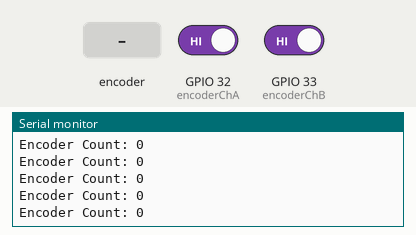
This sketch was run on a simulated ESP32. On the bench: the last lines printed to the serial monitor. The inputs (shaded band) are chosen by the test bench; at power-on: GPIO 32 (encoderChA) HIGH, GPIO 33 (encoderChB) HIGH.

Above: at 1.2 s.
1.3 s: rotary encoder on GPIO 32 (encoderChA) / GPIO 33 (encoderChB) turned 1 step (first pin leading)
At 2.4 s:
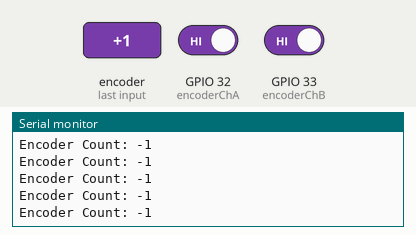
3.0 s: rotary encoder on GPIO 32 (encoderChA) / GPIO 33 (encoderChB) turned 1 step (first pin leading)
At 3.8 s:
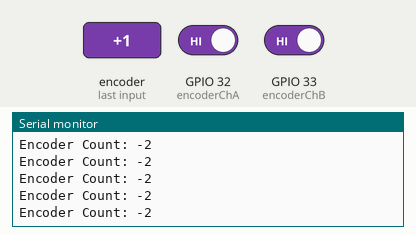
Timing chart, 0 to 5.3 s (numbered marks = the images above; inputs shaded):
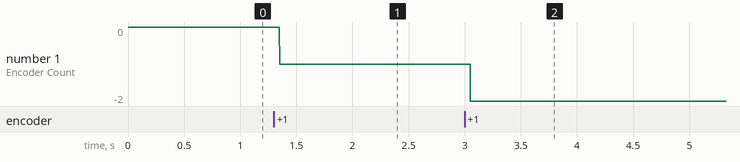

The sketch:

encoder_testing.ino
```cpp
// ---------------- Encoder Pins ----------------
const int encoderChA = 32;  // Channel A connected to digital pin 2
const int encoderChB = 33;  // Channel B connected to digital pin 3

volatile long encoderCount = 0;

void setup() {
  Serial.begin(115200);

  pinMode(encoderChA, INPUT);
  pinMode(encoderChB, INPUT);

  // Attach interrupt on rising edge of channel A
  attachInterrupt(digitalPinToInterrupt(encoderChA), encoderISR, RISING);

  Serial.println("Rotate the motor shaft manually for one full revolution...");
}

void loop() {
  // Print encoder count continuously
  Serial.print("Encoder Count: ");
  Serial.println(encoderCount);
  delay(2);  // slow updates for readability
}

void encoderISR() {
  // Direction detection
  if (digitalRead(encoderChB) == HIGH) {
    encoderCount++;   // One direction
  } else {
    encoderCount--;   // Opposite direction
  }
}
```

Measured:
- after the input at 1.3 s, the serial monitor: prints a new line after 0.05 s (image 1)
- after the input at 3.0 s, the serial monitor: prints a new line after 0.05 s (image 2)
- plotted number 1: 0 → -1 after the input at 1.3 s, -1 → -2 after the input at 3.0 s
